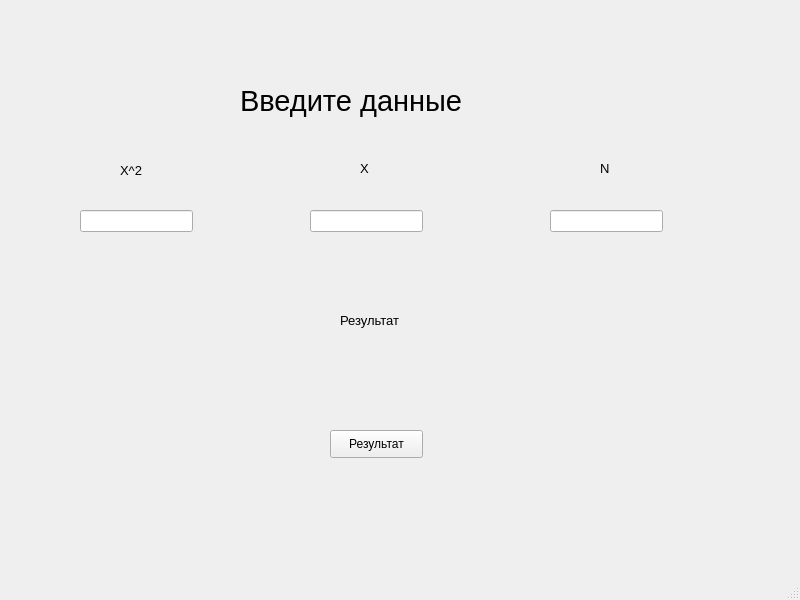
<?xml version="1.0" encoding="UTF-8"?>
<ui version="4.0">
 <class>MainWindow</class>
 <widget class="QMainWindow" name="MainWindow">
  <property name="geometry">
   <rect>
    <x>0</x>
    <y>0</y>
    <width>800</width>
    <height>600</height>
   </rect>
  </property>
  <property name="windowTitle">
   <string>Поиск корня квадратного уравнения</string>
  </property>
  <widget class="QWidget" name="centralwidget">
   <widget class="QLabel" name="label">
    <property name="geometry">
     <rect>
      <x>120</x>
      <y>160</y>
      <width>51</width>
      <height>21</height>
     </rect>
    </property>
    <property name="font">
     <font>
      <pointsize>10</pointsize>
     </font>
    </property>
    <property name="text">
     <string>X^2</string>
    </property>
   </widget>
   <widget class="QLabel" name="label_2">
    <property name="geometry">
     <rect>
      <x>360</x>
      <y>160</y>
      <width>55</width>
      <height>16</height>
     </rect>
    </property>
    <property name="font">
     <font>
      <pointsize>10</pointsize>
     </font>
    </property>
    <property name="text">
     <string>X</string>
    </property>
   </widget>
   <widget class="QLabel" name="label_3">
    <property name="geometry">
     <rect>
      <x>600</x>
      <y>160</y>
      <width>55</width>
      <height>16</height>
     </rect>
    </property>
    <property name="font">
     <font>
      <pointsize>10</pointsize>
     </font>
    </property>
    <property name="text">
     <string>N</string>
    </property>
   </widget>
   <widget class="QLabel" name="label_4">
    <property name="geometry">
     <rect>
      <x>240</x>
      <y>80</y>
      <width>291</width>
      <height>41</height>
     </rect>
    </property>
    <property name="font">
     <font>
      <pointsize>22</pointsize>
     </font>
    </property>
    <property name="text">
     <string>Введите данные</string>
    </property>
   </widget>
   <widget class="QPushButton" name="pushButtonResult">
    <property name="geometry">
     <rect>
      <x>330</x>
      <y>430</y>
      <width>93</width>
      <height>28</height>
     </rect>
    </property>
    <property name="text">
     <string>Результат</string>
    </property>
   </widget>
   <widget class="QLineEdit" name="lineX2">
    <property name="geometry">
     <rect>
      <x>80</x>
      <y>210</y>
      <width>113</width>
      <height>22</height>
     </rect>
    </property>
   </widget>
   <widget class="QLineEdit" name="lineX">
    <property name="geometry">
     <rect>
      <x>310</x>
      <y>210</y>
      <width>113</width>
      <height>22</height>
     </rect>
    </property>
   </widget>
   <widget class="QLineEdit" name="lineN">
    <property name="geometry">
     <rect>
      <x>550</x>
      <y>210</y>
      <width>113</width>
      <height>22</height>
     </rect>
    </property>
   </widget>
   <widget class="QLabel" name="label_5">
    <property name="geometry">
     <rect>
      <x>340</x>
      <y>310</y>
      <width>81</width>
      <height>21</height>
     </rect>
    </property>
    <property name="font">
     <font>
      <pointsize>10</pointsize>
     </font>
    </property>
    <property name="text">
     <string>Результат</string>
    </property>
   </widget>
   <widget class="QLabel" name="resultLabel">
    <property name="geometry">
     <rect>
      <x>280</x>
      <y>360</y>
      <width>261</width>
      <height>41</height>
     </rect>
    </property>
    <property name="font">
     <font>
      <pointsize>10</pointsize>
     </font>
    </property>
    <property name="text">
     <string/>
    </property>
   </widget>
  </widget>
  <widget class="QMenuBar" name="menubar">
   <property name="geometry">
    <rect>
     <x>0</x>
     <y>0</y>
     <width>800</width>
     <height>26</height>
    </rect>
   </property>
  </widget>
  <widget class="QStatusBar" name="statusbar"/>
 </widget>
 <resources/>
 <connections/>
</ui>
